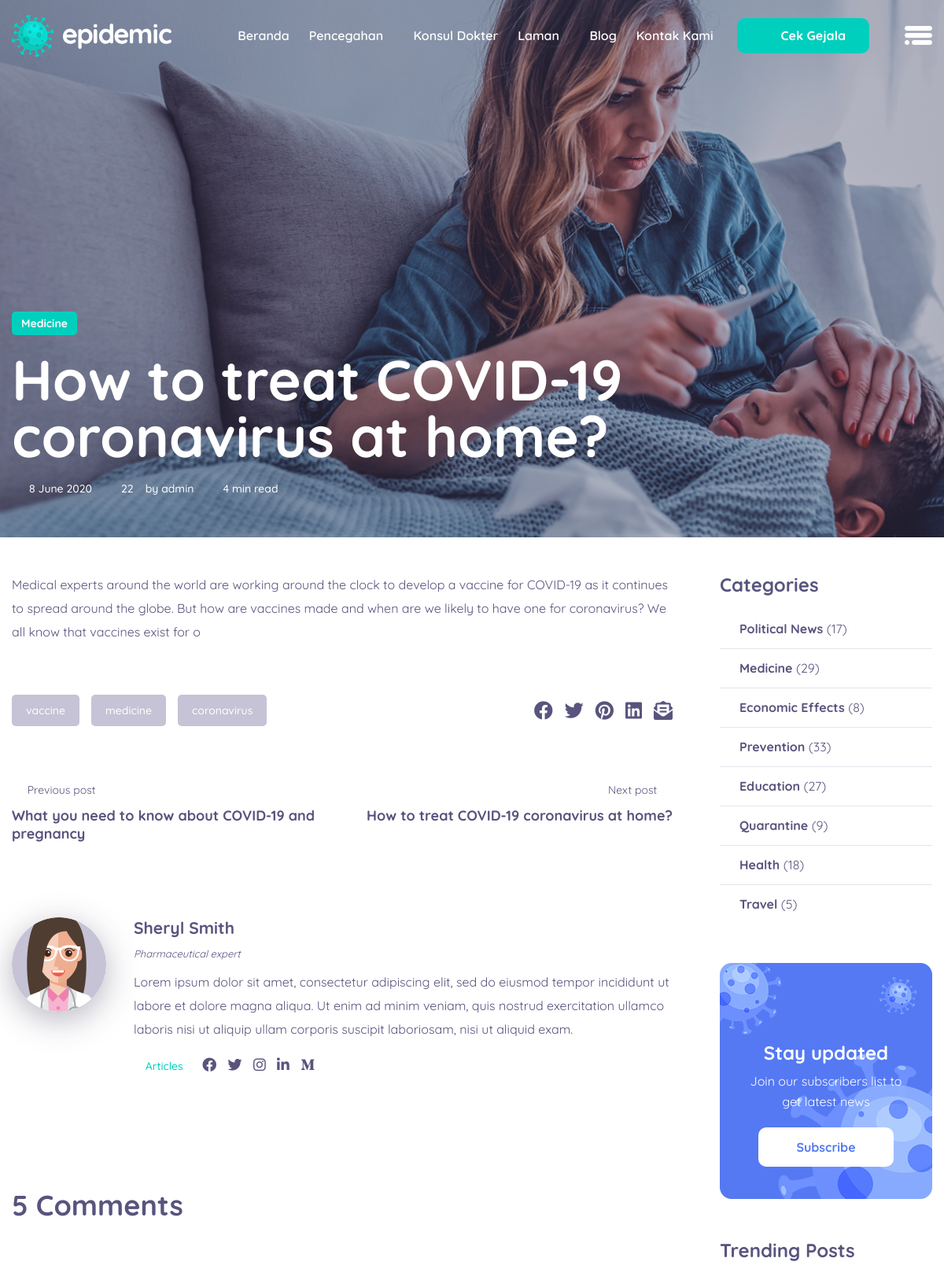
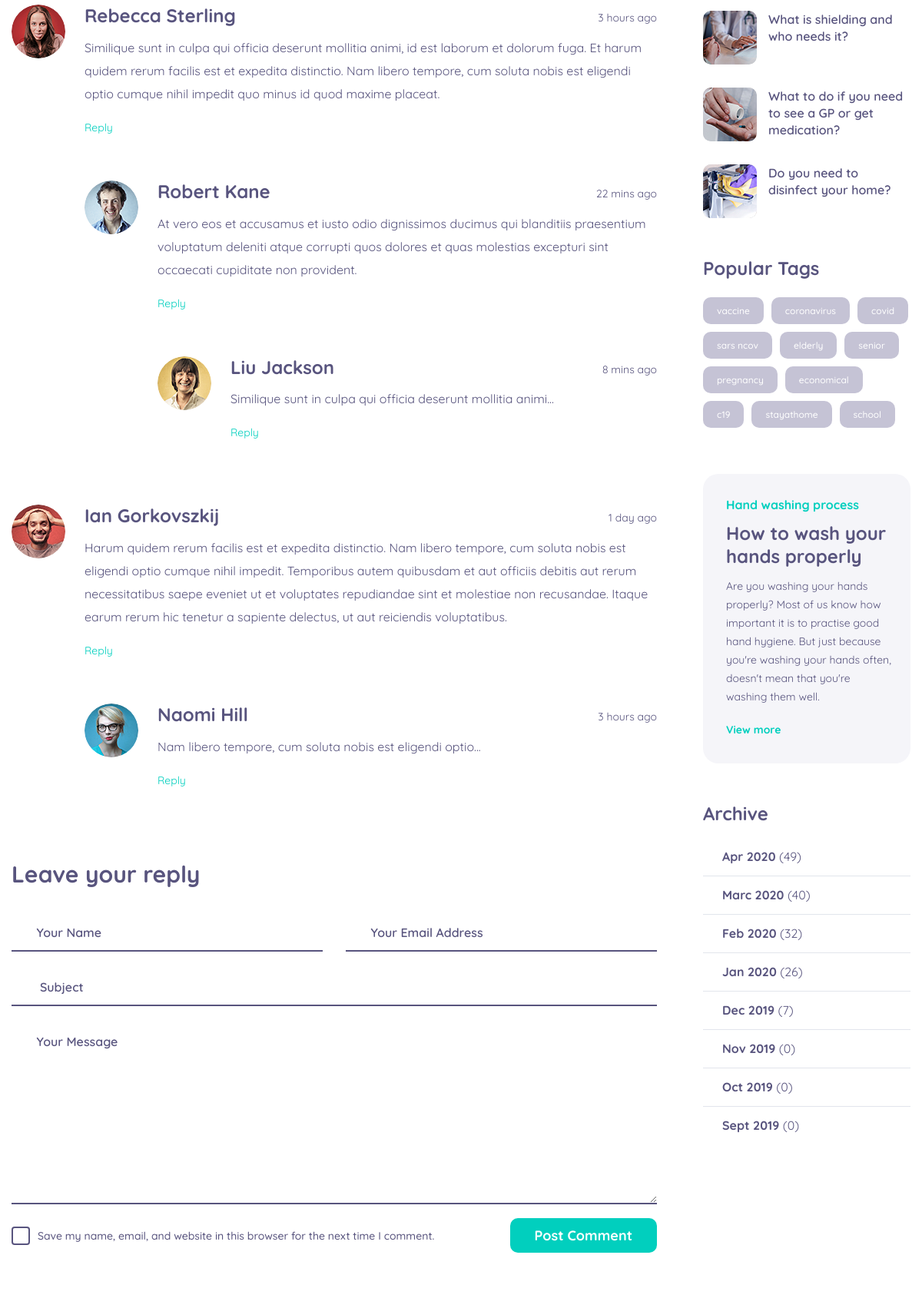
/public/Blog/single_blog/24 (upper part), run on the app's committed database (2 pictures, top to bottom).
### tables this page shows
CREATE TABLE `blogs` (
  `id` int(11) NOT NULL,
  `authId` int(11) NOT NULL,
  `title` varchar(255) NOT NULL,
  `category` enum('Political News','Medicine','Economic','Effect','Prevention','Education','Quarantine','Health','Travel') DEFAULT NULL,
  `date` date NOT NULL,
  `content` longtext NOT NULL
);

CREATE TABLE `users` (
  `id` int(11) NOT NULL,
  `username` varchar(255) NOT NULL,
  `password` varchar(255) NOT NULL,
  `role` enum('Administrator','Doctor/Content Writer') NOT NULL,
  `full_name` varchar(255) NOT NULL,
  `birth_date` date NOT NULL,
  `address` varchar(255) NOT NULL,
  `email` varchar(255) NOT NULL,
  `phone_number` varchar(255) NOT NULL
);

### app/views/Blog/single_blog.php (the view, shortened to what the rows shown need)
<section class="single_blog_img">
    <div class="container">
        <div class="single_blog_text">
            <a class="tag" href="#"><?= $data['blog']['category'] ?></a>
            <h2><?= $data['blog']['title'] ?></h2>
            <ul class="nav">
                <?php
                $date = date('j F Y', strtotime(str_replace("-", "/", $data['blog']['date'])));
                $data['users'] = $this->model('User_model')->getAllUsersNameById($data['blog']['authId']);
                $author_name = $data['users']['full_name'];
                ?>
                <li><a href="#"><i class="linearicons-calendar-full"></i><?= $date ?></a></li>
                <li><a href="#"><i class="linearicons-bubbles"></i>22</a></li>
                <li><a href="#">by <?= $author_name ?></a></li>
                <li></li>
            </ul>
        </div>
    </div>
</section>
<section class="single_blog_area">
    <div class="container">
        <div class="row single_blog_inner">
            <div class="col-lg-9">
                <div class="single_blog_text_inner">
                    <?= $data['blog']['content'] ?>
                    <div class="single_blog_bottom">
                        <div class="row m-0 justify-content-between">
                        </div>
                    </div>
                    <div class="post_navigation row">
                        <div class="col-6">
                            <?php
                            $total = count($this->model('Blog_model')->getAllBlogs());
                            if ($data['blog']['id'] != 1) {
                                $data['previous_blog'] = $this->model('Blog_model')->getAllBlogsById($data['blog']['id'] - 1); ?>
                                <a href="<?= BASEURL; ?>/Blog/single_blog/<?=$data['blog']['id']-1?>"><i class="linearicons-arrow-left"></i> Previous post</a>
                                <h4><?= $data['previous_blog']['title'] ?></h4>
                            <?php } ?>
                        </div>
                        <div class="col-6 text-right">
                            <?php
                            if ($data['blog']['id'] != $total) {
                                $data['next_blog'] = $this->model('Blog_model')->getAllBlogsById($data['blog']['id'] + 1); ?>
                                <a href="<?= BASEURL; ?>/Blog/single_blog/<?=$data['blog']['id']+1?>">Next post <i class="linearicons-arrow-right"></i></a>
                                <h4><?= $data['next_blog']['title'] ?></h4>
                            <?php } ?>
                        </div>
                    </div>
                    <div class="post_author">
                        <div class="media">
                        </div>
                    </div>
                    <div class="s_comment_list">
                        <h3 class="cm_title_br">5 Comments</h3>
                        <div class="s_comment_list_inner">
                        </div>
                    </div>
                    <div class="comment_box">
                        <h3 class="cm_title_br">Leave your reply</h3>
                        <form class="row contact_us_form appoinment_form"
                              action="http://paul-themes.com/html/covid-19/contact_process.php" id="contactForm"
                              novalidate="novalidate">
                        </form>
                    </div>
                </div>
            </div>
        </div>
    </div>
</section>

### data on the page
blogs: category "Medicine", title "How to treat COVID-19 coronavirus at home?", date "8 June 2020", content "Medical experts around the world are working around the clock to develop a vaccine for COVID-19 as it continues to spread around the globe. But how are vaccines made and when are we likely to have one for coronavirus? We all know that vaccines exist for o"
users: full_name "admin"
blogs: title "What you need to know about COVID-19 and pregnancy"
blogs: title "How to treat COVID-19 coronavirus at home?"
